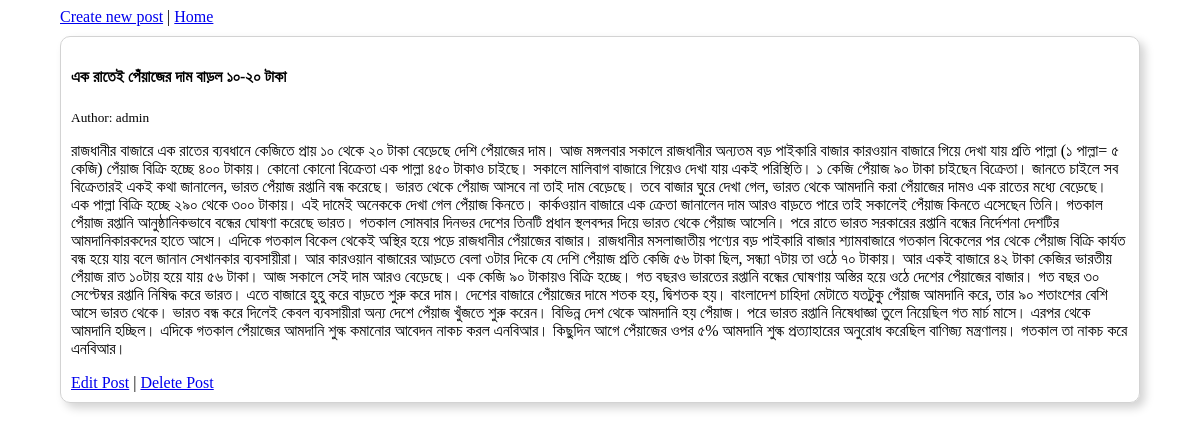
The app's page /post/2/ with its own data.
### blog/models.py (models this page shows, shortened)
class Post(models.Model):
    title = models.CharField(blank=False, max_length=200)
    author = models.ForeignKey('auth.User', on_delete=models.CASCADE)
    body = models.TextField(blank=False)

### blog/views.py (the view)
# urls.py: path('post/<int:pk>/', PostDetailView.as_view(), name='detail'),
class PostDetailView(DetailView):
    model = Post
    template_name = 'blog/detail.html'

### templates/blog/detail.html
{% extends "blog/base.html" %}
{% block content_block %}
<div class="">
  <h4>{{post.title}} </h4>
  <p> <small> Author: {{post.author}}</small> </p>
  <p>{{post.body}}</p>
  <a href="{% url 'update_post' post.pk %}">Edit Post</a> | <a href="{% url 'delete_post' post.pk %}">Delete Post</a>
</div>
{% endblock %}

### static/style.css (style rules this page uses)
*, *:before, *:after { -webkit-box-sizing: border-box; -moz-box-sizing: border-box; box-sizing: border-box; }
body { margin-left: auto; margin-right: auto; width: 90%; }
div { border: 1px solid lightgrey; border-radius: 10px; box-shadow: 5px 5px 10px lightgrey; padding: 10px; margin-top: 10px; margin-bottom: 10px; }

### records on screen
Post: title "এক রাতেই পেঁয়াজের দাম বাড়ল ১০-২০ টাকা", author "admin", body "রাজধানীর বাজারে এক রাতের ব্যবধানে কেজিতে প্রায় ১০ থেকে ২০ টাকা বেড়েছে দেশি পেঁয়াজের দাম। আজ মঙ্গলবার সকালে রাজধানীর অন্যতম বড় পাইকারি বাজার কারওয়ান বাজারে গিয়ে দেখা যায় প্রতি পাল্লা (১ পাল্লা= ৫ কেজি) পেঁয়াজ বিক্রি হচ্ছে ৪০০ টাকায়। কোনো কোনো বিক্রেতা এক পাল্লা ৪৫০ টাকাও চাইছে। সকালে মালিবাগ বাজারে গিয়েও দেখা যায় একই পরিস্থিতি। ১ কেজি পেঁয়াজ ৯০ টাকা চাইছেন বিক্রেতা। জানতে চাইলে সব বিক্রেতারই একই কথা জানালেন, ভারত পেঁয়াজ রপ্তানি বন্ধ করেছে। ভারত থেকে পেঁয়াজ আসবে না তাই দাম বেড়েছে। তবে বাজার ঘুরে দেখা গেল, ভারত থেকে আমদানি করা পেঁয়াজের দামও এক রাতের মধ্যে বেড়েছে। এক পাল্লা বিক্রি হচ্ছে ২৯০ থেকে ৩০০ টাকায়। এই দামেই অনেককে দেখা গেল পেঁয়াজ কিনতে। কার্কওয়ান বাজারে এক ক্রেতা জানালেন দাম আরও বাড়তে…"
